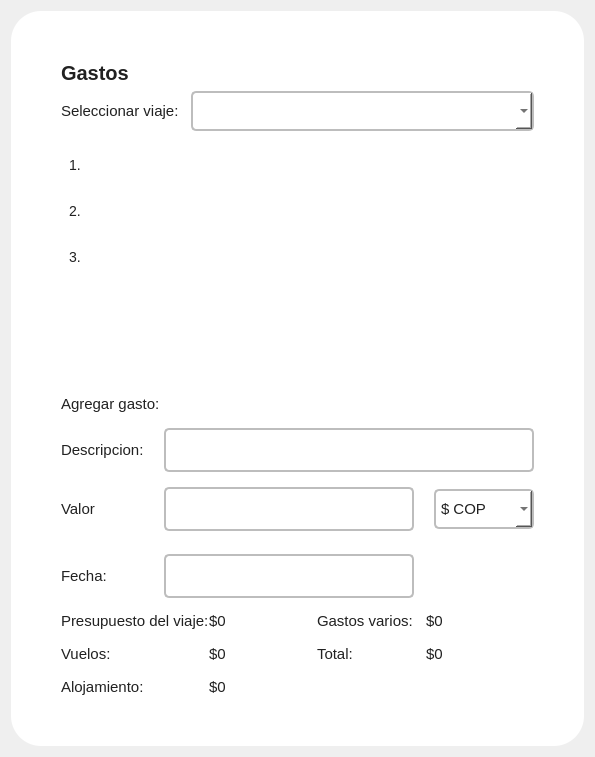
             <widget class="QWidget" name="gastos_page">
              <layout class="QGridLayout" name="gridLayout">
               <item row="0" column="0">
                <widget class="QFrame" name="frame_14">
                 <property name="styleSheet">
                  <string notr="true">
QFrame {
	border-radius: 30px;
	background-color: rgb(255, 255, 255);
}

QLabel {
    color: #1B4965;
    font-size: 15px;
}

QWidget {
    background-color: white;
    font-family: 'Roboto', sans-serif;
    color: #212121; 
}

QPushButton {
    background-color: rgb(27, 73, 101);
    color: white;
    border: none;
    border-radius: 5px;
    font-size: 15px;
    font-weight: bold;
}

QPushButton:hover {
    background-color:
}

QPushButton:pressed {
    background-color: #163B52; 
}

QLineEdit {
    background-color: white; 
    border: 2px solid #BDBDBD;
    border-radius: 5px; 
    padding: 0 8px; 
    font-size: 15px;
	padding: 0 8px;
    height: 40px;
    width: 230px;
}

QLineEdit:focus {
    border: 2px solid #1B4965; /* Color principal */
}

QPlainTextEdit {
    background-color: white; 
    border: 2px solid #BDBDBD;
    border-radius: 5px; 
    padding: 10px;
    font-size: 15px;
}

QPlainTextEdit:focus {
    border: 2px solid #1B4965; /* Color principal */
}

QTextEdit {
    background-color: white; 
    border: 2px solid #BDBDBD;
    border-radius: 5px; 
    padding: 10px;
    font-size: 15px;
}

QTextEdit:focus {
    border: 2px solid #1B4965; /* Color principal */
}

QComboBox {
    background-color: white;
    border: 2px solid #BDBDBD;
    border-radius: 5px;
    padding: 5px;
    font-size: 15px;
    height: 40px;
}

QComboBox:focus {
    border: 2px solid #1B4965; /* Color principal */
}


/* Estilo para QGroupBox */
QGroupBox {
    border: 2px solid #BDBDBD;
    border-radius: 5px;
    margin-top: 10px;
    font-size: 15px;
    padding: 10px;
}

QGroupBox::title {
    subcontrol-origin: margin;
    subcontrol-position: top center;
    padding: 0 5px;
    background-color: white;
    color: #1B4965; 
    font-weight: bold;
    font-style: italic;
}



/* Estilo para QCheckBox */
QCheckBox {
    font-size: 15px;
    spacing: 8px;
    color: #1B4965;
}

QCheckBox::indicator {
    width: 14px;
    height: 14px;
    border: 2px solid #BDBDBD;
    background-color: #FAFAFA;
    border-radius: 3px;
}

QCheckBox::indicator:checked {
    background-color: #1B4965; /* Color principal */
    border: 2px solid #1B4965;
}

QCheckBox::indicator:unchecked:hover {
    border: 2px solid #1B4965; /* Color principal */
}

</string>
                 </property>
                 <property name="frameShape">
                  <enum>QFrame::StyledPanel</enum>
                 </property>
                 <property name="frameShadow">
                  <enum>QFrame::Raised</enum>
                 </property>
                 <layout class="QGridLayout" name="gridLayout_39">
                  <property name="leftMargin">
                   <number>50</number>
                  </property>
                  <property name="topMargin">
                   <number>50</number>
                  </property>
                  <property name="rightMargin">
                   <number>50</number>
                  </property>
                  <property name="bottomMargin">
                   <number>50</number>
                  </property>
                  <property name="horizontalSpacing">
                   <number>15</number>
                  </property>
                  <item row="0" column="0">
                   <widget class="QLabel" name="label_12">
                    <property name="styleSheet">
                     <string notr="true">background: transparent;
border: none;
font-weight: bold;
font-size: 20px;</string>
                    </property>
                    <property name="text">
                     <string>Gastos</string>
                    </property>
                   </widget>
                  </item>
                  <item row="1" column="0">
                   <layout class="QHBoxLayout" name="horizontalLayout_26">
                    <item>
                     <widget class="QLabel" name="label_18">
                      <property name="maximumSize">
                       <size>
                        <width>130</width>
                        <height>16777215</height>
                       </size>
                      </property>
                      <property name="text">
                       <string>Seleccionar viaje:</string>
                      </property>
                     </widget>
                    </item>
                    <item>
                     <widget class="QComboBox" name="seleccionar_viaje_gasto">
                      <property name="minimumSize">
                       <size>
                        <width>0</width>
                        <height>40</height>
                       </size>
                      </property>
                      <property name="maximumSize">
                       <size>
                        <width>16777215</width>
                        <height>40</height>
                       </size>
                      </property>
                     </widget>
                    </item>
                   </layout>
                  </item>
                  <item row="2" column="0">
                   <layout class="QVBoxLayout" name="verticalLayout_36">
                    <item>
                     <widget class="QListWidget" name="list_widget_gastos">
                      <property name="styleSheet">
                       <string notr="true">QListWidget {
    font-size: 14px; /* Aumenta el tamaño de la fuente para los elementos */
    padding: 5px; /* Añade un padding alrededor del contenido del QListWidget */
}

QListWidget::item {
    padding: 10px; /* Añade padding a cada elemento para aumentar el espacio entre ellos */
    margin: 5px 0; /* Añade un margen entre cada elemento para mayor separación vertical */
}</string>
                      </property>
                      <item>
                       <property name="text">
                        <string>1.</string>
                       </property>
                      </item>
                      <item>
                       <property name="text">
                        <string>2.</string>
                       </property>
                      </item>
                      <item>
                       <property name="text">
                        <string>3.</string>
                       </property>
                      </item>
                     </widget>
                    </item>
                    <item>
                     <layout class="QHBoxLayout" name="horizontalLayout_27">
                      <item>
                       <spacer name="horizontalSpacer_17">
                        <property name="orientation">
                         <enum>Qt::Horizontal</enum>
                        </property>
                        <property name="sizeHint" stdset="0">
                         <size>
                          <width>40</width>
                          <height>20</height>
                         </size>
                        </property>
                       </spacer>
                      </item>
                      <item>
                       <widget class="QPushButton" name="eliminar_gasto_button">
                        <property name="minimumSize">
                         <size>
                          <width>60</width>
                          <height>60</height>
                         </size>
                        </property>
                        <property name="styleSheet">
                         <string notr="true">QPushButton {
border: none;
background: transparent;
}
QPushButton:hover {
border: none;
background-color: #CAE9FF;
}</string>
                        </property>
                        <property name="text">
                         <string/>
                        </property>
                        <property name="icon">
                         <iconset resource="recursos_1.qrc">
                          <normaloff>:/Icons/icons/icons8-trash-50.png</normaloff>:/Icons/icons/icons8-trash-50.png</iconset>
                        </property>
                        <property name="iconSize">
                         <size>
                          <width>35</width>
                          <height>35</height>
                         </size>
                        </property>
                        <property name="checkable">
                         <bool>true</bool>
                        </property>
                       </widget>
                      </item>
                     </layout>
                    </item>
                   </layout>
                  </item>
                  <item row="3" column="0">
                   <layout class="QGridLayout" name="gridLayout_37">
                    <property name="horizontalSpacing">
                     <number>20</number>
                    </property>
                    <property name="verticalSpacing">
                     <number>15</number>
                    </property>
                    <item row="0" column="0" colspan="2">
                     <widget class="QLabel" name="label_19">
                      <property name="text">
                       <string>Agregar gasto:</string>
                      </property>
                     </widget>
                    </item>
                    <item row="1" column="0">
                     <widget class="QLabel" name="label_20">
                      <property name="text">
                       <string>Descripcion:</string>
                      </property>
                     </widget>
                    </item>
                    <item row="1" column="1" colspan="2">
                     <widget class="QLineEdit" name="descripcion_del_gasto">
                      <property name="minimumSize">
                       <size>
                        <width>0</width>
                        <height>40</height>
                       </size>
                      </property>
                     </widget>
                    </item>
                    <item row="2" column="0">
                     <widget class="QLabel" name="label_72">
                      <property name="maximumSize">
                       <size>
                        <width>60</width>
                        <height>16777215</height>
                       </size>
                      </property>
                      <property name="text">
                       <string>Valor</string>
                      </property>
                     </widget>
                    </item>
                    <item row="2" column="1">
                     <widget class="QLineEdit" name="hora_del_gasto"/>
                    </item>
                    <item row="2" column="2">
                     <widget class="QComboBox" name="money_combobox_costo_regreso_nuevo_viaje_2">
                      <property name="sizePolicy">
                       <sizepolicy hsizetype="Expanding" vsizetype="Fixed">
                        <horstretch>0</horstretch>
                        <verstretch>0</verstretch>
                       </sizepolicy>
                      </property>
                      <property name="minimumSize">
                       <size>
                        <width>100</width>
                        <height>40</height>
                       </size>
                      </property>
                      <property name="maximumSize">
                       <size>
                        <width>100</width>
                        <height>40</height>
                       </size>
                      </property>
                      <item>
                       <property name="text">
                        <string>$ COP</string>
                       </property>
                      </item>
                      <item>
                       <property name="text">
                        <string>$ USD</string>
                       </property>
                      </item>
                      <item>
                       <property name="text">
                        <string>€ Euro</string>
                       </property>
                      </item>
                     </widget>
                    </item>
                    <item row="3" column="0">
                     <widget class="QLabel" name="label_73">
                      <property name="maximumSize">
                       <size>
                        <width>60</width>
                        <height>16777215</height>
                       </size>
                      </property>
                      <property name="text">
                       <string>Fecha:</string>
                      </property>
                     </widget>
                    </item>
                    <item row="3" column="1">
                     <widget class="QLineEdit" name="fecha_del_gasto"/>
                    </item>
                    <item row="3" column="2">
                     <widget class="QPushButton" name="boton_guardar_gasto">
                      <property name="minimumSize">
                       <size>
                        <width>60</width>
                        <height>60</height>
                       </size>
                      </property>
                      <property name="styleSheet">
                       <string notr="true">QPushButton {
border: none;
background: transparent;
}
QPushButton:hover {
border: none;
background-color: #CAE9FF;
}</string>
                      </property>
                      <property name="text">
                       <string/>
                      </property>
                      <property name="icon">
                       <iconset resource="recursos_1.qrc">
                        <normaloff>:/Icons/icons/icons8-done-48.png</normaloff>:/Icons/icons/icons8-done-48.png</iconset>
                      </property>
                      <property name="iconSize">
                       <size>
                        <width>30</width>
                        <height>30</height>
                       </size>
                      </property>
                      <property name="checkable">
                       <bool>true</bool>
                      </property>
                     </widget>
                    </item>
                   </layout>
                  </item>
                  <item row="4" column="0">
                   <layout class="QGridLayout" name="gridLayout_38">
                    <property name="horizontalSpacing">
                     <number>0</number>
                    </property>
                    <property name="verticalSpacing">
                     <number>15</number>
                    </property>
                    <item row="0" column="0">
                     <widget class="QLabel" name="label_21">
                      <property name="maximumSize">
                       <size>
                        <width>170</width>
                        <height>16777215</height>
                       </size>
                      </property>
                      <property name="text">
                       <string>Presupuesto del viaje:</string>
                      </property>
                     </widget>
                    </item>
                    <item row="0" column="1">
                     <widget class="QLabel" name="label_presupuesto_del_viaje">
                      <property name="text">
                       <string>$0</string>
                      </property>
                     </widget>
                    </item>
                    <item row="0" column="2">
                     <widget class="QLabel" name="label_27">
                      <property name="maximumSize">
                       <size>
                        <width>170</width>
                        <height>16777215</height>
                       </size>
                      </property>
                      <property name="text">
                       <string>Gastos varios:</string>
                      </property>
                     </widget>
                    </item>
                    <item row="0" column="3">
                     <widget class="QLabel" name="label_total_de_los_gastos_varios">
                      <property name="text">
                       <string>$0</string>
                      </property>
                     </widget>
                    </item>
                    <item row="1" column="0">
                     <widget class="QLabel" name="label_24">
                      <property name="maximumSize">
                       <size>
                        <width>170</width>
                        <height>16777215</height>
                       </size>
                      </property>
                      <property name="text">
                       <string>Vuelos:</string>
                      </property>
                     </widget>
                    </item>
                    <item row="1" column="1">
                     <widget class="QLabel" name="label_costo_de_los_vuelos">
                      <property name="text">
                       <string>$0</string>
                      </property>
                     </widget>
                    </item>
                    <item row="1" column="2">
                     <widget class="QLabel" name="label_30">
                      <property name="maximumSize">
                       <size>
                        <width>170</width>
                        <height>16777215</height>
                       </size>
                      </property>
                      <property name="text">
                       <string>Total:</string>
                      </property>
                     </widget>
                    </item>
                    <item row="1" column="3">
                     <widget class="QLabel" name="label_total_total_gastos">
                      <property name="text">
                       <string>$0</string>
                      </property>
                     </widget>
                    </item>
                    <item row="2" column="0">
                     <widget class="QLabel" name="label_25">
                      <property name="maximumSize">
                       <size>
                        <width>170</width>
                        <height>16777215</height>
                       </size>
                      </property>
                      <property name="text">
                       <string>Alojamiento:</string>
                      </property>
                     </widget>
                    </item>
                    <item row="2" column="1">
                     <widget class="QLabel" name="label_costo_del_alojamiento">
                      <property name="text">
                       <string>$0</string>
                      </property>
                     </widget>
                    </item>
                   </layout>
                  </item>
                 </layout>
                </widget>
               </item>
              </layout>
             </widget>
